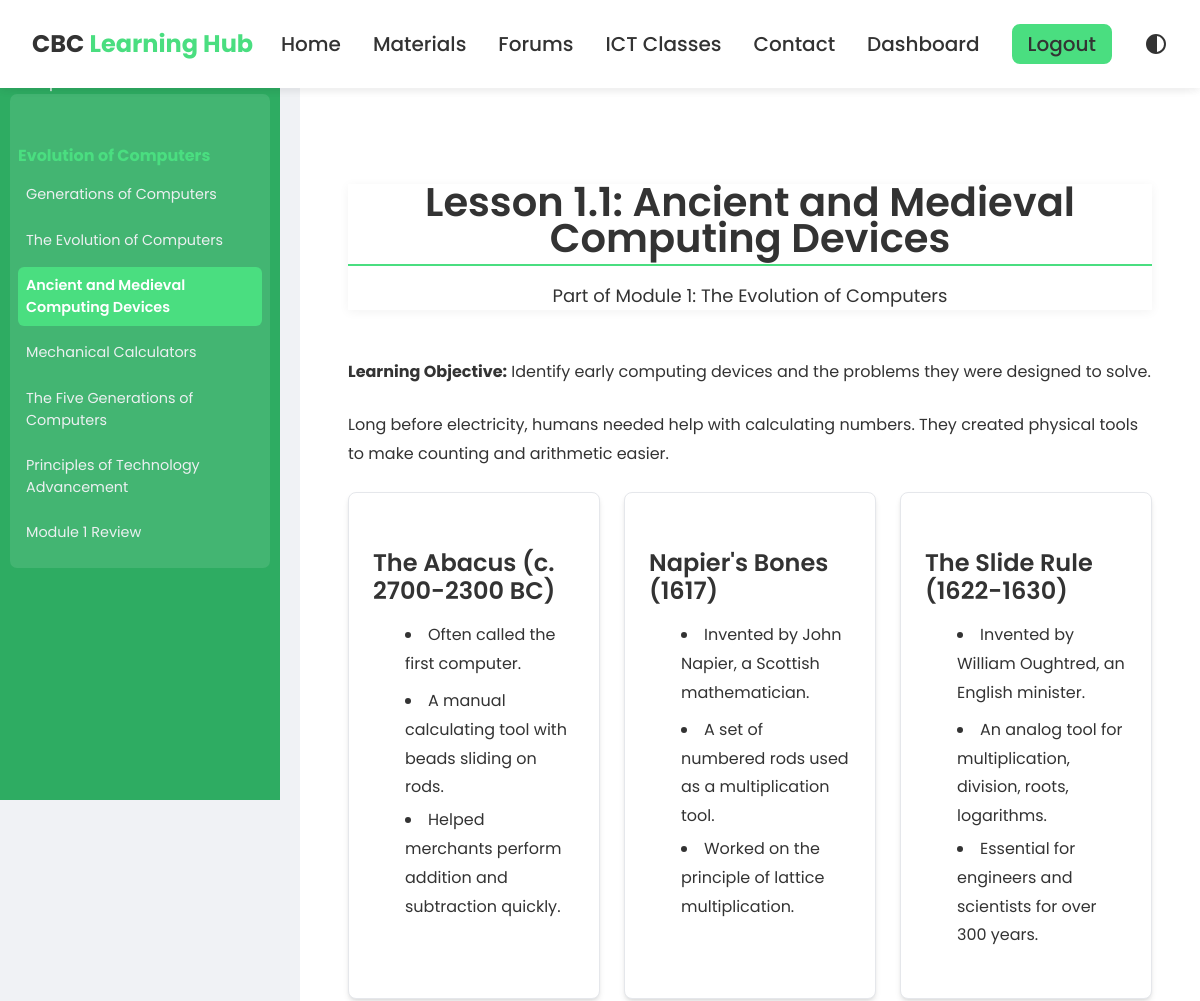
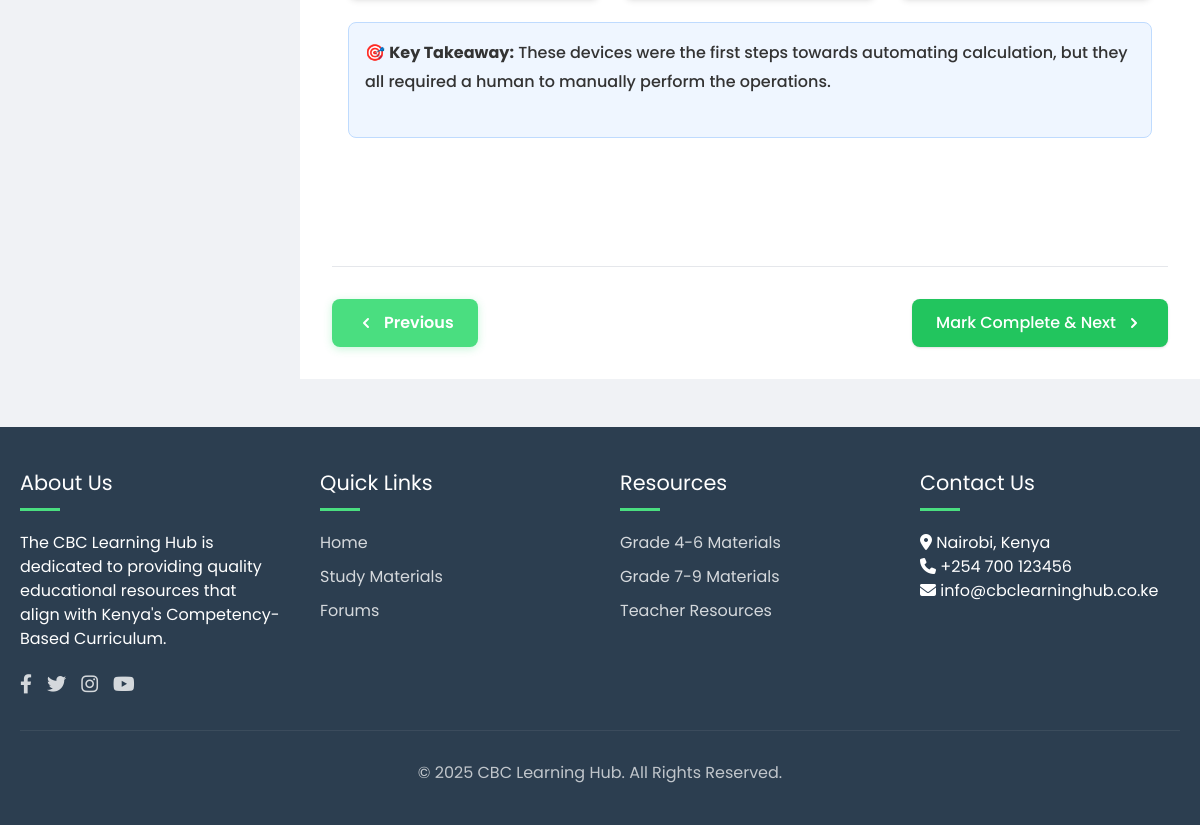
Screenshot of /material/3/ (signed in) with the database file from the repository (2 pictures, top to bottom).
### learninghub/models.py (models this page shows, shortened)
class SubTopic(models.Model):
    topic = models.ForeignKey(Topic, on_delete=models.CASCADE)
    name = models.CharField(max_length=200)  # e.g., Data Analysis

class Material(models.Model):
    course = models.ForeignKey(
        'Course', on_delete=models.CASCADE, related_name='materials', null=True, blank=True
    )
    subtopic = models.ForeignKey(SubTopic, on_delete=models.CASCADE)
    title = models.CharField(max_length=200)
    html_content = models.TextField()
    order = models.PositiveIntegerField(blank=True, null=True)
    xp_value = models.PositiveIntegerField(default=50)
    class Meta:
        ordering = ['order', 'id']

### learninghub/views.py (the view)
# urls.py: path('material/<int:pk>/', hub_views.material_detail, name='material_detail'),
@login_required
def material_detail(request, pk):
    if request.user.role != 'student':
        messages.error(request,"Only Students Can view this content.")
        return redirect('index')
    material = get_object_or_404(Material, pk=pk)
    subtopic = material.subtopic
    topic = subtopic.topic
    subtopics = topic.subtopic_set.prefetch_related('material_set').all()
    all_materials = list(Material.objects.filter(subtopic__topic=topic).order_by('order', 'id'))
    materials_list = all_materials
    try:
        idx = materials_list.index(material)
    except ValueError:
        materials_list_ids = [m.id for m in materials_list]
        if material.id not in materials_list_ids:
            materials_list.append(material)
            materials_list.sort(key=lambda m: (m.order or 0, m.id))
        idx = materials_list.index(material)
    previous_material = materials_list[idx - 1] if idx > 0 else None
    next_material = materials_list[idx + 1] if idx < len(materials_list) - 1 else None
    return render(request, 'material_detail.html', {
        'current_material': material,
        'subtopics': subtopics,
        'topic': topic,
        'previous_material': previous_material,
        'next_material': next_material,
    })

### templates/material_detail.html (shortened to what this page needs)
{% load static %}
<!DOCTYPE html>
<html lang="en">
<head>
    <link rel="stylesheet" href="https://cdnjs.cloudflare.com/ajax/libs/font-awesome/6.4.0/css/all.min.css">
    <link rel="stylesheet" href="{% static 'css/base.css' %}">
    <link rel="stylesheet" href="{% static 'css/material_detail.css' %}">
    <script src="https://cdn.tailwindcss.com"></script>
</head>
<body>
    <header>
        <div class="header-container">
            <a href="#" class="logo">CBC <span>Learning Hub</span></a>
            <nav id="mainNav">
                <ul>
                    <li><a href="{% url 'index' %}">Home</a></li>
                    <li><a href="{% url 'subject_list' %}">Materials</a></li>
                    <li><a href="#forums">Forums</a></li>
                    <li><a href="#classes">ICT Classes</a></li>
                    <li><a href="#contact">Contact</a></li>
                    <li><a href="{% url 'dashboard' %}">Dashboard</a></li>
                    <li><a href="{% url 'account_logout' %}" class="btn-header btn-logout">Logout</a></li>
                    <li class="dark-mode-toggle">
                    </li>
                </ul>
            </nav>
        </div>
    </header>
    <div class="sidebar" id="sidebar">
    <h4>{{ topic.subject.name }} - {{ topic.subject.grade }}</h4>
    <ul>
        {% for subtopic in subtopics %}
            <li class="topic-item">
                <ul class="subtopic-list">
                        <li class="subtopic-item">
                            <strong>{{ subtopic.name }}</strong>
                            <ul class="material-list">
                                {% for material in subtopic.material_set.all|dictsort:"order" %}
                                    <li>
                                        <a href="{% url 'material_detail' material.pk %}"
                                           class="{% if material.pk == current_material.pk %}active{% endif %}">
                                            {{ material.title }}
                                        </a>
                                    </li>
                                {% empty %}
                                    <li>No materials yet.</li>
                                {% endfor %}
                            </ul>
                        </li>
                </ul>
            </li>
        {% empty %}
            <li>No topics found for this subject.</li>
        {% endfor %}
    </ul>
    </div>
    <main class="main-content">
        <div class="prose prose-lg max-w-none prose-green">
            {% if current_material.html_content %}
                {{ current_material.html_content|safe }}
            {% else %}
                <p>No material content found.</p>
            {% endif %}
        </div>
        <div class="flex flex-col sm:flex-row justify-between mt-12 pt-8 border-t border-gray-200 navigation-buttons gap-4">
            {% if previous_material %}
                <a href="{% url 'material_detail' previous_material.pk %}" class="bg-green-500 hover:bg-green-600 text-white font-medium px-6 py-3 rounded-lg transition duration-200 flex items-center justify-center gap-2 shadow hover:shadow-md">
                    <svg xmlns="http://www.w3.org/2000/svg" class="h-5 w-5" viewBox="0 0 20 20" fill="currentColor"><path fill-rule="evenodd" d="M12.707 5.293a1 1 0 010 1.414L9.414 10l3.293 3.293a1 1 0 01-1.414 1.414l-4-4a1 1 0 010-1.414l4-4a1 1 0 011.414 0z" clip-rule="evenodd" /></svg>
                    Previous
                </a>
            {% endif %}
            {% if next_material %}
                <form action="{% url 'complete_material' current_material.pk %}" method="post">
                    <button type="submit"
                        class="inline-flex items-center justify-center gap-2 px-6 py-3 rounded-lg bg-green-500 text-white font-medium shadow transition duration-200 hover:bg-green-600 hover:shadow-md">
                        Mark Complete & Next
                        <svg xmlns="http://www.w3.org/2000/svg" class="h-5 w-5" viewBox="0 0 20 20" fill="currentColor">
                            <path fill-rule="evenodd"
                                d="M7.293 14.707a1 1 0 010-1.414L10.586 10 7.293 6.707a1 1 0 011.414-1.414l4 4a1 1 0 010 1.414l-4 4a1 1 0 01-1.414 0z"
                                clip-rule="evenodd" />
                        </svg>
                    </button>
                </form>
            {% endif %}
        </div>
    </main>
    <footer id="contact">
        <div class="footer-content">
            <div class="footer-column">
                <h3>About Us</h3>
                <p>The CBC Learning Hub is dedicated to providing quality educational resources that align with Kenya's Competency-Based Curriculum.</p>
                <div class="social-links">
                    <a href="#"><i class="fab fa-facebook-f"></i></a>
                    <a href="#"><i class="fab fa-twitter"></i></a>
                    <a href="#"><i class="fab fa-instagram"></i></a>
                    <a href="#"><i class="fab fa-youtube"></i></a>
                </div>
            </div>
            <div class="footer-column">
                <h3>Quick Links</h3>
                <ul class="footer-links">
                    <li><a href="#">Home</a></li>
                    <li><a href="#">Study Materials</a></li>
                    <li><a href="#">Forums</a></li>
                </ul>
            </div>
            <div class="footer-column">
                <h3>Resources</h3>
                <ul class="footer-links">
                    <li><a href="#">Grade 4-6 Materials</a></li>
                    <li><a href="#">Grade 7-9 Materials</a></li>
                    <li><a href="#">Teacher Resources</a></li>
                </ul>
            </div>
            <div class="footer-column">
                <h3>Contact Us</h3>
                <p><i class="fas fa-map-marker-alt"></i> Nairobi, Kenya</p>
                <p><i class="fas fa-phone"></i> +254 700 123456</p>
                <p><i class="fas fa-envelope"></i> info@cbclearninghub.co.ke</p>
            </div>
        </div>
        <div class="footer-bottom">
            <p>&copy; {% now "Y" %} CBC Learning Hub. All Rights Reserved.</p>
        </div>
    </footer>
</body>
</html>

### static/css/base.css (style rules this page uses)
:root { --primary-color: #333; --accent-color: #4ade80; --bg-color: #f0f2f5; --text-color: #333; --header-bg: #fff; --sidebar-bg: #2eac62; --sidebar-text: #ecf0f1; --content-bg: #ffffff; --shadow-color: rgba(0, 0, 0, 0.05); --hero-bg: #f8fafc; --card-bg: #ffffff; --testimonial-bg: #f8fafc; --footer-bg: #2c3e50; --footer-text: #ffffff; --border-color: #e2e8f0; --gray: #f1f5f9; --gray-dark: #e2e8f0; --text-light: #64748b; --primary-light: #e0f2fe; --danger: #ef4444; --white: #ffffff; --border-radius: 0.5rem; --shadow: 0 1px 3px rgba(0, 0, 0, 0.1); --shadow-md: 0 4px 6px rgba(0, 0, 0, 0.1); --shadow-sm: 0 1px 2px rgba(0, 0, 0, 0.05); }
body { font-family: 'Poppins', sans-serif; background-color: var(--bg-color); color: var(--text-color); transition: background-color 0.3s ease, color 0.3s ease; position: relative; min-height: 100vh; margin: 0; padding: 0; }
header { background-color: var(--header-bg); box-shadow: 0 2px 10px var(--shadow-color); position: sticky; top: 0; z-index: 1000; }
.header-container { max-width: 1200px; margin: 0 auto; padding: 1rem 2rem; display: flex; justify-content: space-between; align-items: center; }
.logo { font-size: 1.5rem; font-weight: 700; color: var(--primary-color); text-decoration: none; transition: color 0.3s ease; }
.logo span { color: var(--accent-color); }
#mainNav ul { display: flex; list-style: none; margin: 0; padding: 0; align-items: center; gap: 2rem; }
#mainNav a { color: var(--text-color); text-decoration: none; font-size: 20px; font-weight: 500; transition: color 0.3s ease; position: relative; }
#mainNav a::after { content: ''; position: absolute; bottom: -5px; left: 0; width: 0; height: 2px; background-color: var(--accent-color); transition: width 0.3s ease; }
.btn-header { display: inline-block; padding: 8px 14px; border-radius: 8px; font-weight: 600; text-decoration: none; line-height: 1; transition: all 0.2s ease; }
.btn-logout { background: var(--accent-color); color: #fff; border: 2px solid var(--accent-color); }
.dark-mode-toggle { position: relative; width: 24px; height: 24px; cursor: pointer; display: flex; align-items: center; justify-content: center; }
.dark-mode-toggle svg { position: absolute; top: 0; left: 0; transition: opacity 0.3s ease; fill: var(--text-color); }
footer { background-color: var(--footer-bg); color: var(--footer-text); padding: 40px 20px; position: relative; margin-top: auto; }
.footer-content { display: grid; grid-template-columns: repeat(auto-fit, minmax(250px, 1fr)); gap: 40px; max-width: 1200px; margin: 0 auto; }
.footer-column h3 { font-size: 1.3rem; margin-bottom: 20px; position: relative; color: var(--footer-text); }
.footer-column h3::after { content: ''; display: block; width: 40px; height: 3px; background-color: var(--accent-color); margin-top: 10px; }
.footer-links { list-style: none; padding: 0; }
.footer-links li { margin-bottom: 10px; }
.footer-links a { color: var(--footer-text); text-decoration: none; opacity: 0.8; transition: all 0.3s; }
.social-links { display: flex; gap: 15px; margin-top: 20px; }
.social-links a { color: var(--footer-text); font-size: 1.2rem; opacity: 0.8; transition: all 0.3s; }
.footer-bottom { text-align: center; padding-top: 30px; margin-top: 30px; border-top: 1px solid rgba(255, 255, 255, 0.1); opacity: 0.7; color: var(--footer-text); }

### rows the page displays
SubTopic: name "Evolution of Computers"
Material: title "Generations of Computers"
Material: title "The Evolution of Computers"
Material: title "Ancient and Medieval Computing Devices", html_content "Lesson 1.1: Ancient and Medieval Computing Devices Part of Module 1: The Evolution of Computers Learning Objective: Identify early computing devices and the problems they were designed to solve. Long before electricity, humans needed help with calculating numbers. They created physical tools to make counting and arithmetic easier. The Abacus (c. 2700-2300 BC) Often called the first computer. A manual calculating tool with beads sliding on rods. Helped merchants perform addition and subtraction quickly. Napier's Bones (1617) Invented by John Napier, a Scottish mathematician. A set of numbered rods used as a multiplication tool. Worked on the principle of lattice multiplication. The Slide…"
Material: title "Mechanical Calculators"
Material: title "The Five Generations of Computers"
Material: title "Principles of Technology Advancement"
Material: title "Module 1 Review"
